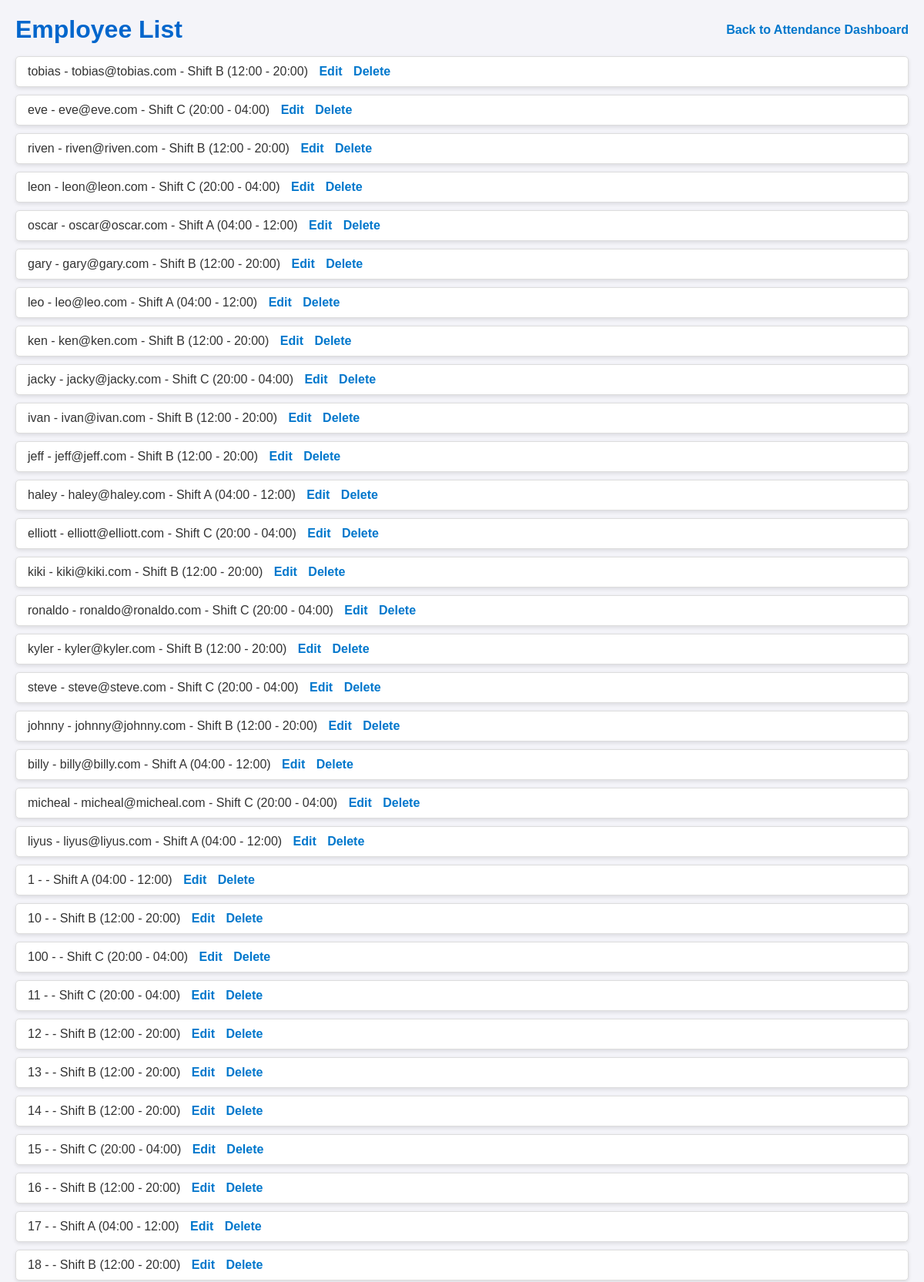
/employees/ (upper part), run on the app's committed database.
### employee/models.py (models this page shows, shortened)
class Shift(models.Model):
    SHIFT_CHOICES = (
        ('A', 'Shift A (04:00 - 12:00)'),
        ('B', 'Shift B (12:00 - 20:00)'),
        ('C', 'Shift C (20:00 - 04:00)'),
        ('D', 'Day Off'),
    )
    user = models.ForeignKey(User, on_delete=models.CASCADE, unique=True)
    shift_type = models.CharField(max_length=1, choices=SHIFT_CHOICES)
    start_time = models.TimeField(editable=False)
    end_time = models.TimeField(editable=False)

### recognition/views.py (the view)
# urls.py: path('employees/', recog_views.employee_list, name='employee_list'),
def employee_list(request):
    employees = User.objects.all().prefetch_related('shift_set').order_by('shift')
    return render(request, 'recognition/employee_list.html', {'employees': employees})

### recognition/templates/recognition/employee_list.html (shortened to what this page needs)
<!DOCTYPE html>
<html>
<head>
</head>
<body>
    <div class="header">
        <h1>Employee List</h1>
        <a class="nav-link" href="{% url 'view-attendance-home' %}">Back to Attendance Dashboard</a>
    </div>
    <ul>
        {% for employee in employees %}
            <li>
                {{ employee.username }} - {{ employee.email }}
                {% for shift in employee.shift_set.all %}
                    - {{ shift.get_shift_type_display }}
                {% empty %}
                    - No shift assigned
                {% endfor %}
                <a href="{% url 'employee_edit' id=employee.id %}">Edit</a>
                <a href="{% url 'employee_delete' id=employee.id %}">Delete</a>
            </li>
        {% endfor %}
    </ul>
</body>
</html>

### recognition/templates/recognition/employee_list.html (style rules this page uses)
body { font-family: Arial, sans-serif; margin: 20px; background-color: #f4f4f9; color: #333; }
.header { display: flex; justify-content: space-between; align-items: center; }
h1 { color: #0066cc; margin: 0; }
ul { list-style: none; padding: 0; }
li { background-color: #fff; border: 1px solid #ddd; padding: 10px 15px; margin-bottom: 10px; border-radius: 5px; box-shadow: 0 2px 5px rgba(0,0,0,0.1); }
a { color: #0077cc; text-decoration: none; font-weight: bold; margin-left: 10px; }

### data on the page
Shift: shift_type "Shift B (12:00 - 20:00)"
Shift: shift_type "Shift C (20:00 - 04:00)"
Shift: shift_type "Shift B (12:00 - 20:00)"
Shift: shift_type "Shift C (20:00 - 04:00)"
Shift: shift_type "Shift A (04:00 - 12:00)"
Shift: shift_type "Shift B (12:00 - 20:00)"
Shift: shift_type "Shift A (04:00 - 12:00)"
Shift: shift_type "Shift B (12:00 - 20:00)"
Shift: shift_type "Shift C (20:00 - 04:00)"
Shift: shift_type "Shift B (12:00 - 20:00)"
Shift: shift_type "Shift B (12:00 - 20:00)"
Shift: shift_type "Shift A (04:00 - 12:00)"
Shift: shift_type "Shift C (20:00 - 04:00)"
Shift: shift_type "Shift B (12:00 - 20:00)"
Shift: shift_type "Shift C (20:00 - 04:00)"
Shift: shift_type "Shift B (12:00 - 20:00)"
Shift: shift_type "Shift C (20:00 - 04:00)"
Shift: shift_type "Shift B (12:00 - 20:00)"
Shift: shift_type "Shift A (04:00 - 12:00)"
Shift: shift_type "Shift C (20:00 - 04:00)"
Shift: shift_type "Shift A (04:00 - 12:00)"
Shift: shift_type "Shift A (04:00 - 12:00)"
Shift: shift_type "Shift B (12:00 - 20:00)"
Shift: shift_type "Shift C (20:00 - 04:00)"
Shift: shift_type "Shift C (20:00 - 04:00)"
Shift: shift_type "Shift B (12:00 - 20:00)"
Shift: shift_type "Shift B (12:00 - 20:00)"
Shift: shift_type "Shift B (12:00 - 20:00)"
Shift: shift_type "Shift C (20:00 - 04:00)"
Shift: shift_type "Shift B (12:00 - 20:00)"
Shift: shift_type "Shift A (04:00 - 12:00)"
Shift: shift_type "Shift B (12:00 - 20:00)"

### other printed values
{{ employee.username }} "tobias"
{{ employee.email }} "tobias@tobias.com"
{{ employee.username }} "eve"
{{ employee.email }} "eve@eve.com"
{{ employee.username }} "riven"
{{ employee.email }} "riven@riven.com"
{{ employee.username }} "leon"
{{ employee.email }} "leon@leon.com"
{{ employee.username }} "oscar"
{{ employee.email }} "oscar@oscar.com"
{{ employee.username }} "gary"
{{ employee.email }} "gary@gary.com"
{{ employee.username }} "leo"
{{ employee.email }} "leo@leo.com"
{{ employee.username }} "ken"
